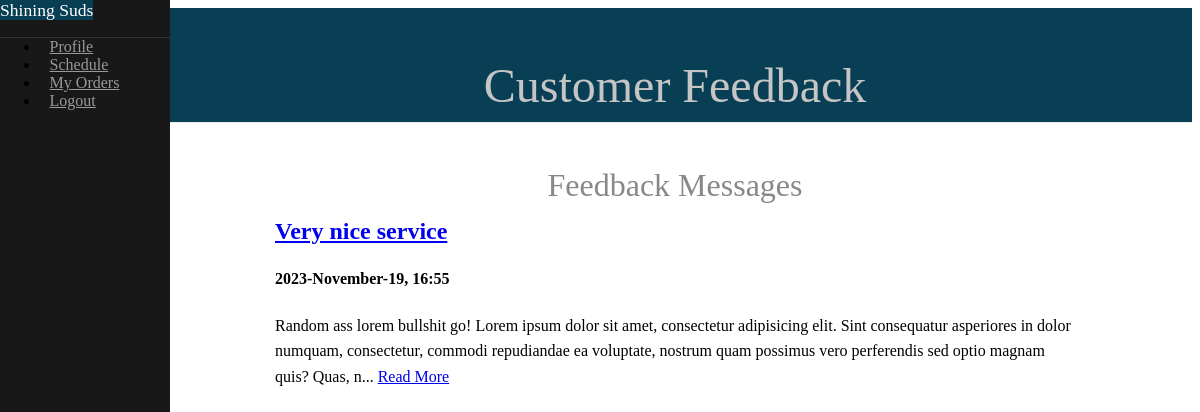
The page /admin/feedback (signed in) on the database as committed earlier.
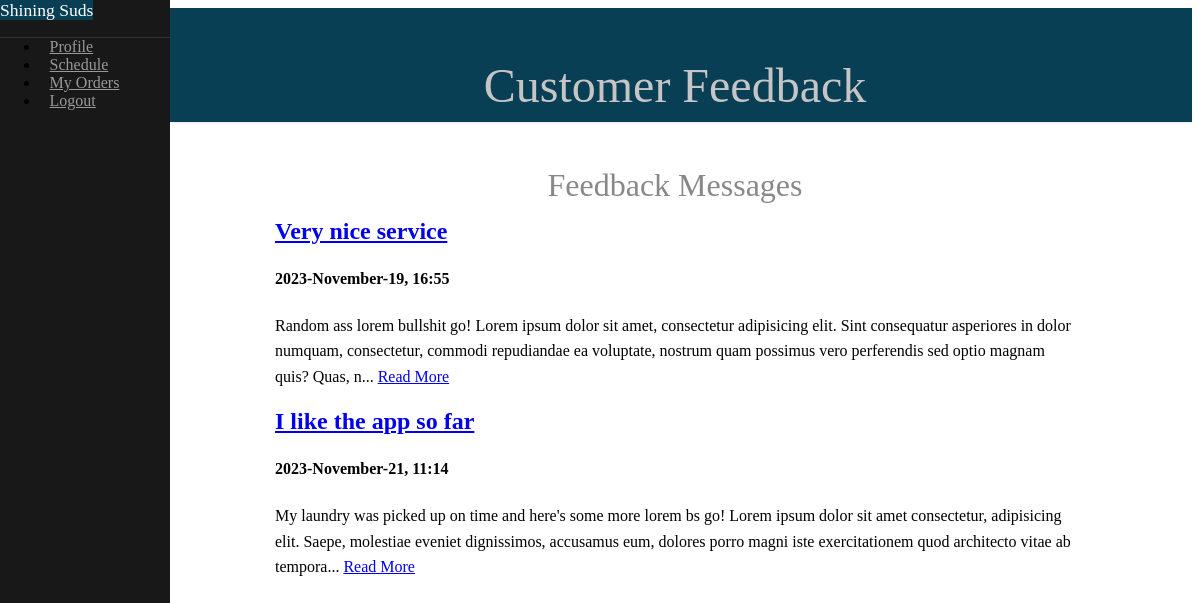
The same page on the database as committed later.
### laundry/models.py (models this page shows, shortened)
class Message(db.Model):
    __tablename__ = 'messages'
    id = db.Column(db.Integer, primary_key=True)
    subject = db.Column(db.String)
    message = db.Column(db.Text(), nullable=False)
    timestamp = db.Column(db.DateTime, default=datetime.datetime.now())
    user_id = db.Column(db.Integer, db.ForeignKey('users.id', name='fk_user_id'))
    user = db.relationship("User", uselist=False, backref="messages")

### laundry/admin/views.py (the view)
@admin.route('/feedback')
@login_required
def feedback():
    messages = Message.query.all()
    return render_template('admin/feedback.html', messages=messages)

### laundry/models.py (called while the page is built)
@login_manager.user_loader
def load_user(id):
    return User.get(id)

    def get(index: str | int) -> Query | None:
        return User.query.get(index) or User.query.filter_by(email=index).first()

### laundry/templates/admin/feedback.html (shortened to what this page needs)
{% extends "shared/base.html" %}
{% block content %}
<div id="main">
    <div class="header">
        <h1>Customer Feedback</h1>
    </div>
    <div class="content">
        <h1 class="content-subhead center">Feedback Messages</h1>
        {% for msg in messages %}
        <h2>
            <a href="{{ url_for('.feedback_msg', id=msg.id) }}">{{ msg.subject }}</a>
        </h2>
        <h4>
            {{ msg.timestamp.strftime("%Y-%B-%d") }},
            {{ msg.timestamp.strftime("%H:%M") }}
        </h4>
        <p>{{ msg.message[:250] }}... <a href="{{ url_for('.feedback_msg', id=msg.id) }}">Read More</a></p>
        {% endfor %}
    </div>
</div>
{% endblock %}

### laundry/templates/shared/base.html (shortened to what this page needs)
<!DOCTYPE html>
<html lang="en">
<head>
    <link rel="stylesheet" href="https://cdn.jsdelivr.net/npm/purecss@3.0.0/build/base-min.css">
    <link rel="stylesheet" href="https://cdn.jsdelivr.net/npm/purecss@3.0.0/build/pure-min.css">
    <link rel="stylesheet" href="https://cdn.jsdelivr.net/npm/purecss@3.0.0/build/grids-responsive-min.css">
    <link rel="stylesheet" href="{{ url_for('static', filename='css/pure-custom.css') }}", type="text/css">
    <link rel="stylesheet" href="{{ url_for('static', filename='css/my_custom.css') }}", type="text/css">
</head>
<body>
    <div id="layout">
        <div id="menu">
            {% include 'shared/menu.html' %}
        </div>
        {% block content %}
        {% endblock %}
    </div>
</body>
</html>

### laundry/templates/shared/menu.html
{% if current_user.is_authenticated %}
{% if current_user.is_superuser %}
<div class="pure-menu">
    <span class="pure-menu-heading">Shining Suds</span>
    <ul class="pure-menu-list">
        <li class="pure-menu-item">
            <a href="{{ url_for('admin.dashboard') }}" class="pure-menu-link">Dashboard</a>
        </li>
        <li class="pure-menu-item">
            <a href="{{ url_for('admin.inprogress') }}" class="pure-menu-link">In Progress</a>
        </li>
        <li class="pure-menu-item">
            <a href="{{ url_for('admin.completed') }}" class="pure-menu-link">Completed</a>
        </li>
        <li class="pure-menu-item">
            <a href="{{ url_for('admin.feedback') }}" class="pure-menu-link">Feedback</a>
        </li>
        <li class="pure-menu-item">
            <a class="pure-menu-link" href="{{ url_for('auth.logout') }}">Logout</a>
        </li>
    </ul>
</div>
{% elif not current_user.is_superuser %}
<div class="pure-menu">
    <span class="pure-menu-heading">Shining Suds</span>
    <ul class="pure-menu-list">
        <li class="pure-menu-item">
            <a class="pure-menu-link" href="{{ url_for('main.profile') }}">Profile</a>
        </li>
        <li class="pure-menu-item">
            <a class="pure-menu-link" href="{{ url_for('main.schedule') }}">Schedule</a>
        </li>
        <li class="pure-menu-item">
            <a class="pure-menu-link" href="{{ url_for('main.orders') }}">My Orders</a>
        </li>
        <li class="pure-menu-item">
            <a class="pure-menu-link" href="{{ url_for('auth.logout') }}">Logout</a>
        </li>
    </ul>
</div>
{% endif %}
{% endif %}

### laundry/static/css/pure-custom.css (style rules this page uses)
body { color: #000000; }
#layout, #menu, .menu-link { -webkit-transition: all 0.2s ease-out; -moz-transition: all 0.2s ease-out; -ms-transition: all 0.2s ease-out; -o-transition: all 0.2s ease-out; transition: all 0.2s ease-out; }
#layout { position: relative; left: 0; padding-left: 0; }
.content { margin: 0 auto; padding: 0 2em; max-width: 800px; margin-bottom: 50px; line-height: 1.6em; }
.header { margin: 0; color: #333; text-align: center; padding: 2.5em 2em 0; border-bottom: 1px solid #eee; background-color: rgb(9, 63, 85); font-family: Georgia, 'Times New Roman', Times, serif; }
.header h1 { margin: 0.2em 0; font-size: 3em; font-weight: 300; color: #c5c5c5; }
.content-subhead { margin: 50px 0 20px 0; font-weight: 300; color: #888; }
#menu { margin-left: -150px; width: 170px; position: fixed; top: 0; left: 0; bottom: 0; z-index: 1000; background: #191818; overflow-y: auto; }
#menu a { color: #999; border: none; padding: 0.6em 0 0.6em 0.6em; }
#menu .pure-menu, #menu .pure-menu ul { border: none; background: transparent; }
#menu .pure-menu ul, #menu .pure-menu .menu-item-divided { border-top: 1px solid #333; }
#menu .pure-menu-selected, #menu .pure-menu-heading { background: rgb(9, 63, 85); }
#menu .pure-menu-heading { font-size: 110%; color: #fff; margin: 0; }
@media (min-width: 48em) { .header, .content { padding-left: 2em; padding-right: 2em; } }
@media (min-width: 48em) { #layout { padding-left: 150px; left: 0; } }
@media (min-width: 48em) { #menu { left: 150px; } }

### laundry/static/css/my_custom.css (style rules this page uses)
.center { display: flex; align-items: center; justify-content: center; }
::placeholder { color: rgb(9, 63, 85); opacity: 0.7; }

Rows that differ between the two databases and show on the page:
added Message: subject "I like the app so far", timestamp "2023-November-21", timestamp "11:14", message "My laundry was picked up on time and here's some more lorem bs go! Lorem ipsum dolor sit amet consectetur, adipisicing elit. Saepe, molestiae eveniet dignissimos, accusamus eum, dolores porro magni iste exercitationem quod architecto vitae ab tempora"
